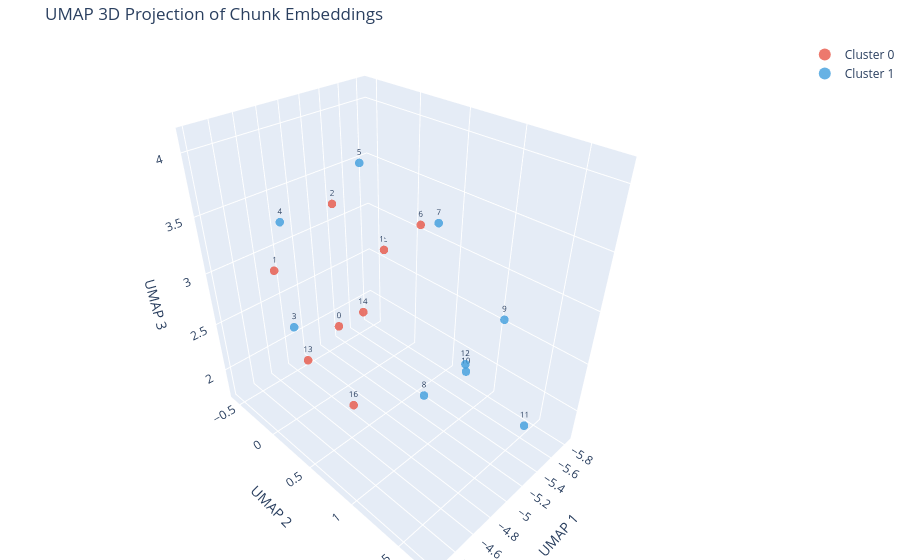

Notebook code for this chart:
### Markdown cell above
### Step 10: Entry Point for RAG Pipeline

### Code cell
if __name__ == "__main__":
    DOCUMENT = document
    
    chunks, raw_embeddings, embedding_matrix = run_pipeline(DOCUMENT)

### Figure 1 — Plotly figure (JSON) as saved in the notebook; plotly's stock layout.template omitted (floating-point values rounded to 4 significant figures)
{"data": [{"marker": {"color": "#e74c3c", "opacity": 0.75, "size": 5}, "mode": "markers+text", "name": "Cluster 0", "text": ["0", "1", "2", "6", "13", "14", "15", "16"], "textfont": {"size": 8}, "textposition": "top center", "type": "scatter3d", "x": [-4.915, -4.728, -5.315, -5.689, -4.838, -5.533, -5.844, -4.819], "y": [0.02567, -0.5697, -0.4627, 0.2253, -0.3668, -0.3567, -0.3797, 0.2801], "z": [2.429, 2.803, 3.261, 3.18, 1.859, 2.057, 2.62, 1.747]}, {"marker": {"color": "#3498db", "opacity": 0.75, "size": 5}, "mode": "markers+text", "name": "Cluster 1", "text": ["3", "4", "5", "7", "8", "9", "10", "11", "12"], "textfont": {"size": 8}, "textposition": "top center", "type": "scatter3d", "x": [-4.202, -4.227, -4.745, -4.957, -4.673, -5.419, -5.43, -5.205, -4.62], "y": [0.4245, 0.3634, 0.5474, 1.045, 1.225, 1.321, 1.01, 1.738, 1.597], "z": [3.028, 3.811, 4.105, 3.786, 2.606, 2.921, 2.214, 2.29, 3.157]}], "layout": {"legend": {"itemsizing": "constant"}, "margin": {"b": 0, "l": 0, "r": 0, "t": 40}, "scene": {"xaxis": {"title": {"text": "UMAP 1"}}, "yaxis": {"title": {"text": "UMAP 2"}}, "zaxis": {"title": {"text": "UMAP 3"}}}, "title": {"text": "UMAP 3D Projection of Chunk Embeddings"}}}
